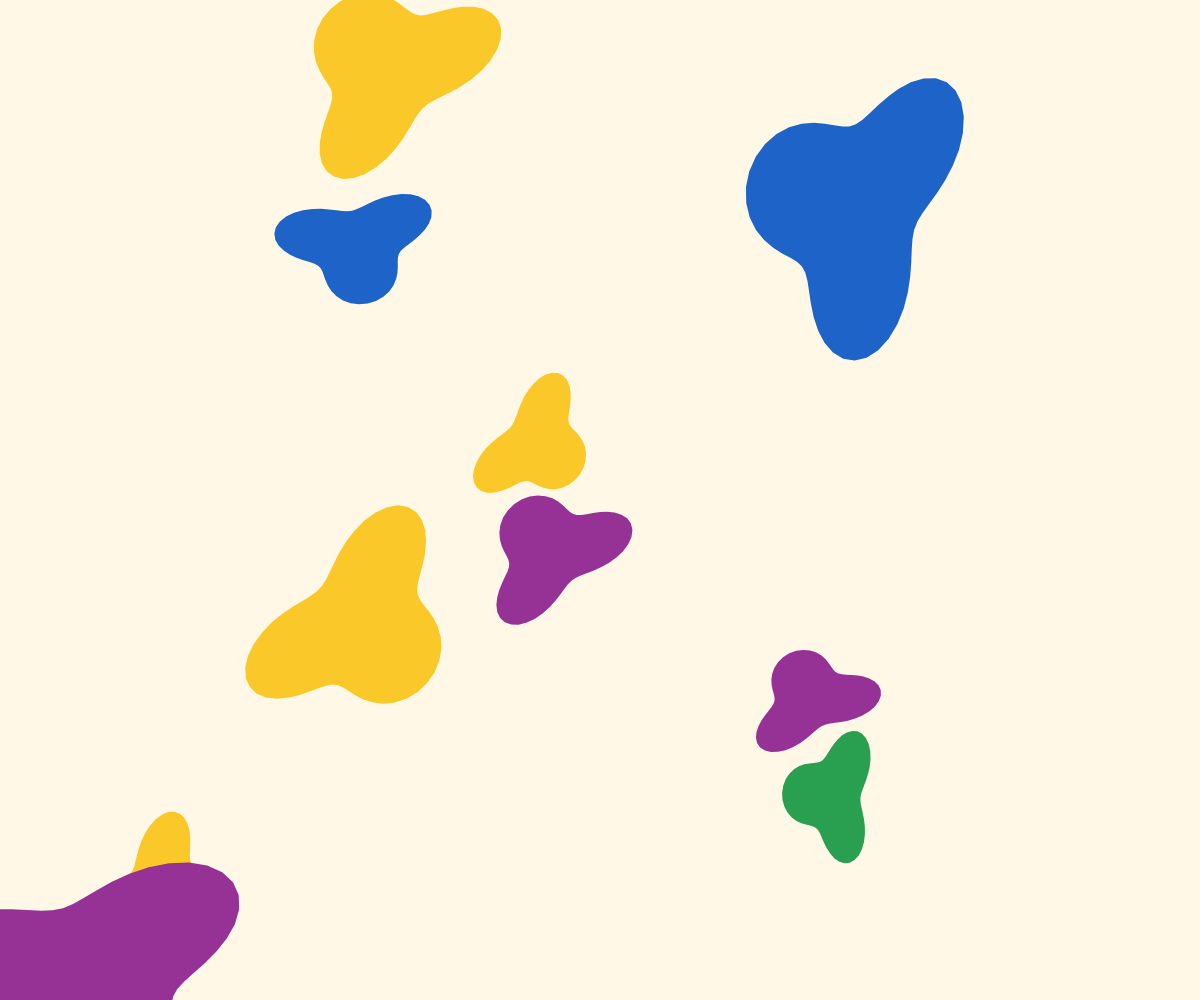
Frame 1 (no input)
Frame 60 (no input): identical to frame 1, image omitted
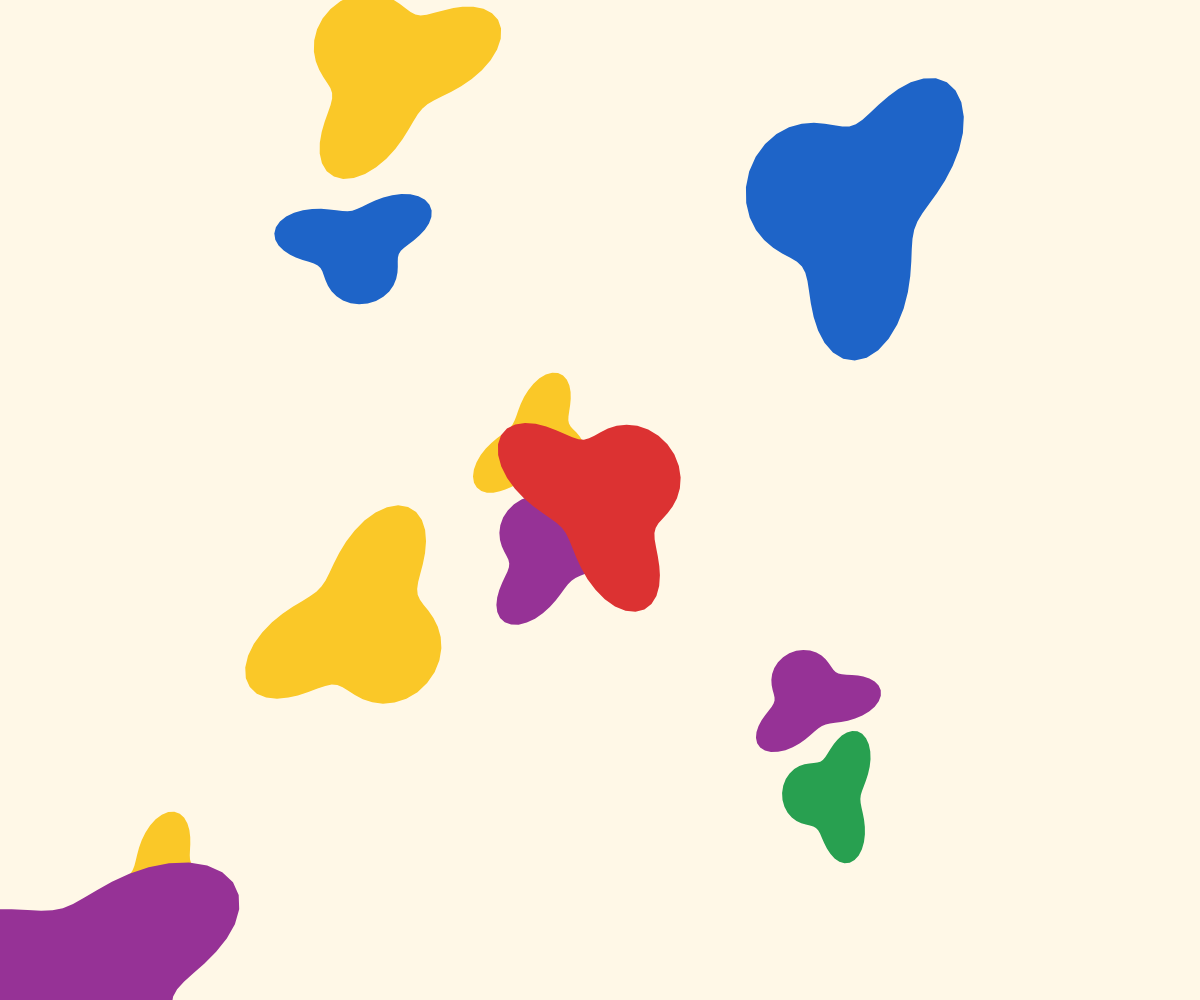
Frame 120 (the mouse pressed at the canvas centre since frame 60)

The p5.js sketch that drew these frames (run headless with seeded random() and noise() and a simulated clock; from frame 60 on, the mouse is pressed at the canvas centre):

// p5.js sketch
// ── sketch.js
// 第7课：马蒂斯剪纸
// 致敬亨利·马蒂斯

let cutouts = [];
let colors = [
  [220, 50, 50],   // 红
  [30, 100, 200],  // 蓝
  [40, 160, 80],   // 绿
  [250, 200, 40],  // 黄
  [150, 50, 150]   // 紫
];

function setup() {
  createCanvas(windowWidth, windowHeight);
  noStroke();
  
  // 初始放几个形状
  for (let i = 0; i < 10; i++) {
    cutouts.push({
      x: random(width),
      y: random(height),
      size: random(50, 150),
      color: random(colors),
      rotation: random(TWO_PI)
    });
  }
}

function draw() {
  background(255, 248, 231);
  
  for (let c of cutouts) {
    push();
    translate(c.x, c.y);
    rotate(c.rotation);
    
    fill(c.color[0], c.color[1], c.color[2]);
    
    // 画有机形状（像叶子/海浪）
    beginShape();
    for (let a = 0; a < TWO_PI; a += 0.1) {
      let r = c.size * (1 + 0.3 * sin(a * 3));
      vertex(cos(a) * r, sin(a) * r * 0.7);
    }
    endShape(CLOSE);
    pop();
  }
}

function mousePressed() {
  cutouts.push({
    x: mouseX,
    y: mouseY,
    size: random(50, 150),
    color: random(colors),
    rotation: random(TWO_PI)
  });
}

function windowResized() {
  resizeCanvas(windowWidth, windowHeight);
}
